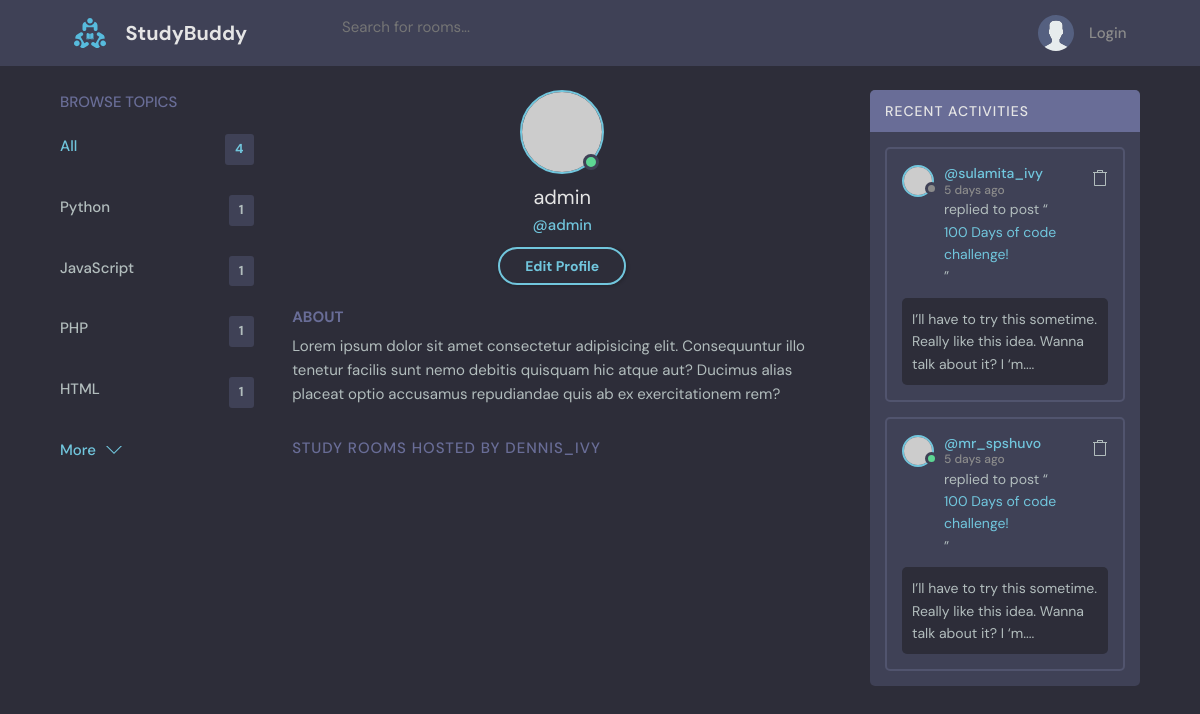
The app's page /profile/1/, older data.
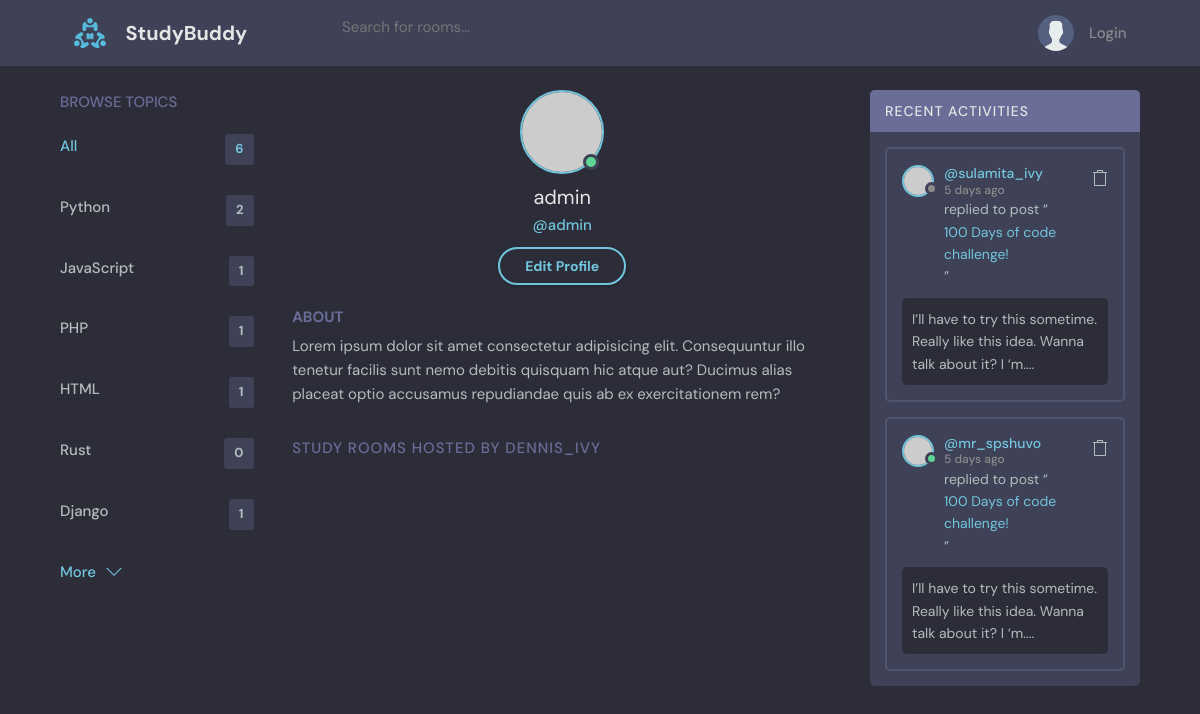
The same page, newer data.
### base/models.py (models this page shows, shortened)
class Topic(models.Model):
    name = models.CharField(max_length=50)

### base/views.py (the view)
# urls.py: path("profile/<str:pk>/", views.userProfile, name="user-profile"),
def userProfile(request,pk):
    user = User.objects.get(id=pk)
    rooms = user.room_set.all()
    room_messages=user.message_set.all()
    topics=Topic.objects.all()
    context = {'user':user,'room_messages':room_messages,'topics':topics,'room':room}
    return render(request, 'base/profile.html', context)

### base/templates/base/profile.html (shortened to what this page needs)
  {% extends 'main.html' %}
  {% block content %}
  <main class="profile-page layout layout--3">
    <div class="container">
      {% include 'base/topic_component.html' %}
      <div class="roomList">
        <div class="profile">
          <div class="profile__avatar">
            <div class="avatar avatar--large active">
              <img src="https://randomuser.me/api/portraits/men/11.jpg" />
            </div>
          </div>
          <div class="profile__info">
            <h3>{{user.username}}</h3>
            <p>@{{user.username}}</p>
            <a href="edit-user.html" class="btn btn--main btn--pill">Edit Profile</a>
          </div>
          <div class="profile__about">
            <h3>About</h3>
            <p>
              Lorem ipsum dolor sit amet consectetur adipisicing elit. Consequuntur illo tenetur
              facilis sunt nemo debitis quisquam hic atque aut? Ducimus alias placeat optio
              accusamus repudiandae quis ab ex exercitationem rem?
            </p>
          </div>
        </div>
        <div class="roomList__header">
          <div>
            <h2>Study Rooms Hosted by dennis_ivy</a>
            </h2>
          </div>
        </div>
      </div>
      <div class="activities">
        <div class="activities__header">
          <h2>Recent Activities</h2>
        </div>
        <div class="activities__box">
          <div class="activities__boxHeader roomListRoom__header">
            <a href="profile.html" class="roomListRoom__author">
              <div class="avatar avatar--small">
                <img src="https://randomuser.me/api/portraits/women/11.jpg" />
              </div>
              <p>
                @sulamita_ivy
                <span>5 days ago</span>
              </p>
            </a>
            <div class="roomListRoom__actions">
              <a href="#">
              </a>
            </div>
          </div>
          <div class="activities__boxContent">
            <p>replied to post “<a href="room.html">100 Days of code challenge!</a>”</p>
            <div class="activities__boxRoomContent">
              I’ll have to try this sometime. Really like this idea. Wanna talk about it? I ‘m....
            </div>
          </div>
        </div>
        <div class="activities__box">
          <div class="activities__boxHeader roomListRoom__header">
            <a href="profile.html" class="roomListRoom__author">
              <div class="avatar avatar--small active">
                <img src="https://randomuser.me/api/portraits/men/13.jpg" />
              </div>
              <p>
                @mr_spshuvo
                <span>5 days ago</span>
              </p>
            </a>
            <div class="roomListRoom__actions">
              <a href="#">
              </a>
            </div>
          </div>
          <div class="activities__boxContent">
            <p>replied to post “<a href="room.html">100 Days of code challenge!</a>”</p>
            <div class="activities__boxRoomContent">
              I’ll have to try this sometime. Really like this idea. Wanna talk about it? I ‘m....
            </div>
          </div>
        </div>
      </div>
    </div>
  </main>
  {% endblock content %}

### templates/main.html (shortened to what this page needs)
<!DOCTYPE html>
{% load static %}
<html lang="en">
  <head>
    <link rel="stylesheet" href="{% static 'styles/style.css' %}" />
  </head>
  <body>
    {% include 'navbar.html' %}
    {% block content %}
    {% endblock %}
  </body>
</html>

### templates/navbar.html (shortened to what this page needs)
{% load static %}
<header class="header header--loggedIn">
    <div class="container">
      <a href="{% url 'home' %}" class="header__logo">
        <img src="{% static 'images/logo.svg' %}" />
        <h1>StudyBuddy</h1>
      </a>
      <form class="header__search" method="GET" action="{% url 'home' %}>
        <label>
          <svg version="1.1" xmlns="http://www.w3.org/2000/svg" width="32" height="32" viewBox="0 0 32 32">
          <input name="q" placeholder="Search for rooms..." />
      </form>
      <nav class="header__menu">
        {% if request.user.is_authenticated %}
        <div class="header__user">
          <a href="profile.html">
            <div class="avatar avatar--medium active">
              <img src="https://randomuser.me/api/portraits/men/37.jpg" />
            </div>
            <p>{{ request.user.username }}<span>{{ request.user.username }}</span></p>
          </a>
          <button class="dropdown-button">
            <svg version="1.1" xmlns="http://www.w3.org/2000/svg" width="32" height="32" viewBox="0 0 32 32">
              <title>chevron-down</title>
              <path d="M16 21l-13-13h-3l16 16 16-16h-3l-13 13z"></path>
            </svg>
          </button>
        </div>
        {% else %}
        <a href="{% url 'login' %}">
          <img src="{% static 'images/avatar.svg' %}" />
          <p>Login</p>
        </a>
        {% endif %}
      </nav>
    </div>
  </header>

### base/templates/base/topic_component.html
        <div class="topics">
            <div class="topics__header">
              <h2>Browse Topics</h2>
            </div>
            <ul class="topics__list">
              <li>
                <a href="{% url 'home' %}" class="active">All <span>{{topics.count}}</span></a>
              </li>
              {% for topic in topics %}
              <li>
                <a href="{% url 'home' %}?q={{topic.name}}">{{topic.name}} <span>{{topic.room_set.all.count}}</span></a>
              </li>
              {% endfor %}
            </ul>
            <a class="btn btn--link" href="topics.html">
              More
              <svg version="1.1" xmlns="http://www.w3.org/2000/svg" width="32" height="32" viewBox="0 0 32 32">
                <title>chevron-down</title>
                <path d="M16 21l-13-13h-3l16 16 16-16h-3l-13 13z"></path>
              </svg>
            </a>
          </div>

Row changes from the older to the newer data that the page shows:
computed for Topic "Python": room_set.all.count "1" → "2"
added Topic: name "Rust", room_set.all.count "0"
added Topic: name "Django", room_set.all.count "1"
Text that changed along with them:
{{ topics.count }}: "4" → "6"
